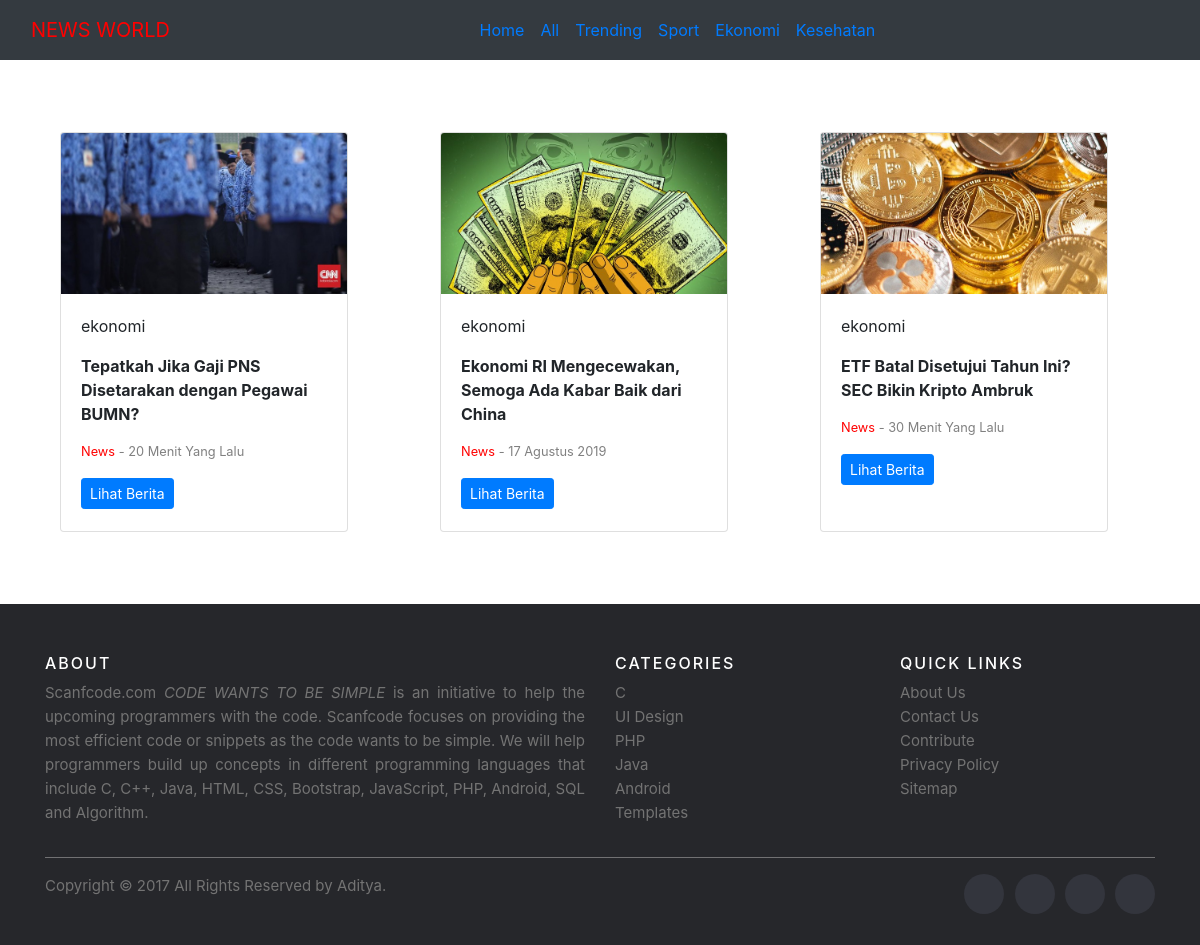
The app's page /ekonomi/ with its own data.
### News/models.py (models this page shows)
class berita(models.Model):
    STATUS =('publish','publish'),('draft','draft')
    judul = models.CharField(max_length=255)
    deskripsi = models.CharField(max_length=255,null=True)
    isi = models.CharField(max_length=9999)
    isi2 = models.CharField(max_length=9999,null=True)
    isi3 = models.CharField(max_length=9999,null=True)
    kategori = models.ForeignKey(kategori ,on_delete=models.CASCADE)
    kategoriID = models.IntegerField(null=True)
    gambar = models.ImageField(upload_to='media', height_field=None, width_field=None, max_length=100)
    namapenulis = models.CharField(max_length =255)
    publikasi = models.CharField(max_length =255,null=True)
    gambarpenulis = models.ImageField(upload_to='media', height_field=None, width_field=None, max_length=100,null=True)
    tanggal = models.CharField(max_length =255,null=True)
    status = models.CharField(choices=STATUS, max_length=200, null=True)

class kategori(models.Model):
    namakategori = models.CharField(max_length=225)
    def __str__(self):
        return self.namakategori

### News/views.py (the view)
# urls.py: path('ekonomi/',views.ekonomi, name='ekonomi'),
def ekonomi(request):
    berita = models.berita.objects.filter(status='publish')
    kategori = models.kategori.objects.all()
    catID = 3
    if catID :
        berita = models.berita.objects.filter(kategori=catID)
    else :
        berita = models.berita.objects.filter(status='publish')
    context = {'beritas' : berita, 'kategori' : kategori}
    return render(request, 'menu/ekonomi.html', context)

### News/templates/menu/ekonomi.html (shortened to what this page needs)
{% extends 'core/base.html' %}
    {% block htmlhead %}
    {% load static %}
    <link rel="stylesheet" type="text/css" href="{% static 'index.css' %}">
    {% endblock htmlhead %}
{% block content %}
<br><br><br>
<div class="container">
  <div class="row">
      {% for berita in beritas %}
    <div class="col-4">
      <div class="col">
          <div class="card" style="width: 18rem; height: 25rem;">
              <img src="{{berita.gambar.url}}" class="card-img-top" alt="...">
              <div class="card-body">
                  <p>{{berita.kategori}}</p>
                  <p class="card-title"><strong>{{berita.judul}}</strong></p>
                  <p class="card-text"><small class="text-body-secondary"><span style="color: red;">News</span> <span style="color: grey;"> - {{berita.publikasi}}</span></small></p>
                  <button type="button" class="btn btn-primary btn-sm"><a href="{% url 'News:topik' berita.id %}" style="color: white;">Lihat Berita</a></button>
              </div>
            </div>
        </div>
    </div>
    {% endfor %}
  </div>
</div>
  <br><br><br>
  <footer class="site-footer">
    <div class="container">
      <div class="row">
        <div class="col-sm-12 col-md-6">
          <h6>About</h6>
          <p class="text-justify">Scanfcode.com <i>CODE WANTS TO BE SIMPLE </i> is an initiative  to help the upcoming programmers with the code. Scanfcode focuses on providing the most efficient code or snippets as the code wants to be simple. We will help programmers build up concepts in different programming languages that include C, C++, Java, HTML, CSS, Bootstrap, JavaScript, PHP, Android, SQL and Algorithm.</p>
        </div>
        <div class="col-xs-6 col-md-3">
          <h6>Categories</h6>
          <ul class="footer-links">
            <li><a href="http://scanfcode.com/category/c-language/">C</a></li>
            <li><a href="http://scanfcode.com/category/front-end-development/">UI Design</a></li>
            <li><a href="http://scanfcode.com/category/back-end-development/">PHP</a></li>
            <li><a href="http://scanfcode.com/category/java-programming-language/">Java</a></li>
            <li><a href="http://scanfcode.com/category/android/">Android</a></li>
            <li><a href="http://scanfcode.com/category/templates/">Templates</a></li>
          </ul>
        </div>
        <div class="col-xs-6 col-md-3">
          <h6>Quick Links</h6>
          <ul class="footer-links">
            <li><a href="http://scanfcode.com/about/">About Us</a></li>
            <li><a href="http://scanfcode.com/contact/">Contact Us</a></li>
            <li><a href="http://scanfcode.com/contribute-at-scanfcode/">Contribute</a></li>
            <li><a href="http://scanfcode.com/privacy-policy/">Privacy Policy</a></li>
            <li><a href="http://scanfcode.com/sitemap/">Sitemap</a></li>
          </ul>
        </div>
      </div>
      <hr>
    </div>
    <div class="container">
      <div class="row">
        <div class="col-md-8 col-sm-6 col-xs-12">
          <p class="copyright-text">Copyright &copy; 2017 All Rights Reserved by
       <a href="#">Aditya</a>.
          </p>
        </div>
        <div class="col-md-4 col-sm-6 col-xs-12">
          <ul class="social-icons">
            <li><a class="facebook" href="#"></a></li>
            <li><a class="twitter" href="#"></a></li>
            <li><a class="dribbble" href="#"></a></li>
            <li><a class="linkedin" href="#"></a></li>
          </ul>
        </div>
      </div>
    </div>
</footer>
    {% endblock %}

### static/index.css (style rules this page uses)
.site-footer { background-color:#26272b; padding:45px 0 20px; font-size:15px; line-height:24px; color:#737373; }
.site-footer hr { border-top-color:#bbb; opacity:0.5 }
.site-footer h6 { color:#fff; font-size:16px; text-transform:uppercase; margin-top:5px; letter-spacing:2px }
.site-footer a { color:#737373; }
.footer-links { padding-left:0; list-style:none }
.footer-links li { display:block }
.footer-links a { color:#737373 }
.site-footer .social-icons { text-align:right }
.site-footer .social-icons a { width:40px; height:40px; line-height:40px; margin-left:6px; margin-right:0; border-radius:100%; background-color:#33353d }
.copyright-text { margin:0 }
.social-icons { padding-left:0; margin-bottom:0; list-style:none }
.social-icons li { display:inline-block; margin-bottom:4px }
.social-icons a { background-color:#eceeef; color:#818a91; font-size:16px; display:inline-block; line-height:44px; width:44px; height:44px; text-align:center; margin-right:8px; border-radius:100%; -webkit-transition:all .2s linear; -o-transition:all .2s linear; transition:all .2s linear }

### records on screen
berita: gambar (picture), kategori "ekonomi", judul "Tepatkah Jika Gaji PNS Disetarakan dengan Pegawai BUMN?", publikasi "20 Menit Yang Lalu"
berita: gambar (picture), kategori "ekonomi", judul "Ekonomi RI Mengecewakan, Semoga Ada Kabar Baik dari China", publikasi "17 Agustus 2019"
berita: gambar (picture), kategori "ekonomi", judul "ETF Batal Disetujui Tahun Ini? SEC Bikin Kripto Ambruk", publikasi "30 Menit Yang Lalu"
